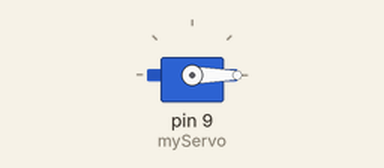
This sketch was run on a simulated Arduino Uno, built with avr-gcc and run on an emulated ATmega328P. On the bench: servo.

Above: at 0.05 s.
At 3.5 s:
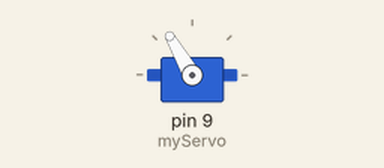
Timing chart, 0 to 8.1 s (numbered marks = the images above):
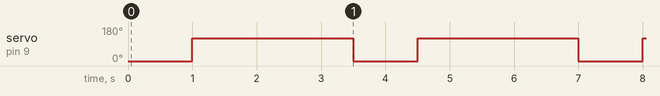

Measured:
- by itself, servo on pin 9 (myServo): alternates 120° for 2.5 s and 0° for 1.0 s

The sketch:

ServerARD.ino
```cpp
#include <Servo.h>

Servo myServo;

void setup() {
  myServo.attach(9);
}

void loop() {
  myServo.write(0);
  delay(1000);
  myServo.write(120);
  delay(2500);
}
```
